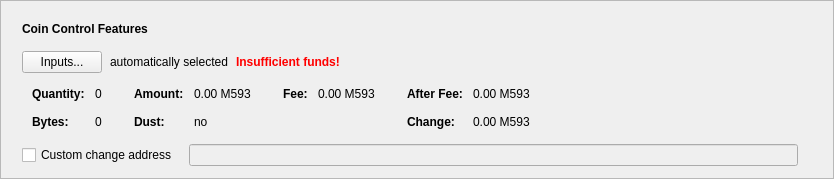
      <widget class="QFrame" name="frameCoinControl">
       <property name="sizePolicy">
        <sizepolicy hsizetype="Expanding" vsizetype="Fixed">
         <horstretch>0</horstretch>
         <verstretch>0</verstretch>
        </sizepolicy>
       </property>
       <property name="frameShape">
        <enum>QFrame::StyledPanel</enum>
       </property>
       <property name="frameShadow">
        <enum>QFrame::Raised</enum>
       </property>
       <layout class="QVBoxLayout" name="verticalLayout_2">
        <item>
         <layout class="QVBoxLayout" name="verticalLayoutCoinControl" stretch="0,0,0,0,0">
          <property name="spacing">
           <number>0</number>
          </property>
          <property name="sizeConstraint">
           <enum>QLayout::SetDefaultConstraint</enum>
          </property>
          <property name="leftMargin">
           <number>10</number>
          </property>
          <property name="topMargin">
           <number>10</number>
          </property>
          <item>
           <layout class="QHBoxLayout" name="horizontalLayoutCoinControl1">
            <property name="bottomMargin">
             <number>15</number>
            </property>
            <item>
             <widget class="QLabel" name="labelCoinControlFeatures">
              <property name="sizePolicy">
               <sizepolicy hsizetype="Preferred" vsizetype="Maximum">
                <horstretch>0</horstretch>
                <verstretch>0</verstretch>
               </sizepolicy>
              </property>
              <property name="font">
               <font>
                <weight>75</weight>
                <bold>true</bold>
               </font>
              </property>
              <property name="styleSheet">
               <string notr="true">font-weight:bold;</string>
              </property>
              <property name="text">
               <string>Coin Control Features</string>
              </property>
             </widget>
            </item>
           </layout>
          </item>
          <item>
           <layout class="QHBoxLayout" name="horizontalLayoutCoinControl2" stretch="0,0,0,0">
            <property name="spacing">
             <number>8</number>
            </property>
            <property name="bottomMargin">
             <number>10</number>
            </property>
            <item>
             <widget class="QPushButton" name="pushButtonCoinControl">
              <property name="styleSheet">
               <string notr="true"/>
              </property>
              <property name="text">
               <string>Inputs...</string>
              </property>
              <property name="autoDefault">
               <bool>false</bool>
              </property>
             </widget>
            </item>
            <item>
             <widget class="QLabel" name="labelCoinControlAutomaticallySelected">
              <property name="text">
               <string>automatically selected</string>
              </property>
              <property name="margin">
               <number>5</number>
              </property>
             </widget>
            </item>
            <item>
             <widget class="QLabel" name="labelCoinControlInsuffFunds">
              <property name="font">
               <font>
                <weight>75</weight>
                <bold>true</bold>
               </font>
              </property>
              <property name="styleSheet">
               <string notr="true">color:red;font-weight:bold;</string>
              </property>
              <property name="text">
               <string>Insufficient funds!</string>
              </property>
              <property name="margin">
               <number>5</number>
              </property>
             </widget>
            </item>
            <item>
             <spacer name="horizontalSpacerCoinControl">
              <property name="orientation">
               <enum>Qt::Horizontal</enum>
              </property>
              <property name="sizeHint" stdset="0">
               <size>
                <width>40</width>
                <height>1</height>
               </size>
              </property>
             </spacer>
            </item>
           </layout>
          </item>
          <item>
           <widget class="QWidget" name="widgetCoinControl" native="true">
            <property name="sizePolicy">
             <sizepolicy hsizetype="Preferred" vsizetype="Preferred">
              <horstretch>0</horstretch>
              <verstretch>0</verstretch>
             </sizepolicy>
            </property>
            <property name="minimumSize">
             <size>
              <width>0</width>
              <height>0</height>
             </size>
            </property>
            <property name="styleSheet">
             <string notr="true"/>
            </property>
            <layout class="QHBoxLayout" name="horizontalLayoutCoinControl5">
             <property name="leftMargin">
              <number>0</number>
             </property>
             <property name="topMargin">
              <number>0</number>
             </property>
             <property name="rightMargin">
              <number>0</number>
             </property>
             <property name="bottomMargin">
              <number>0</number>
             </property>
             <item>
              <layout class="QHBoxLayout" name="horizontalLayoutCoinControl3" stretch="0,0,0,1">
               <property name="spacing">
                <number>20</number>
               </property>
               <property name="topMargin">
                <number>0</number>
               </property>
               <property name="bottomMargin">
                <number>10</number>
               </property>
               <item>
                <layout class="QFormLayout" name="formLayoutCoinControl1">
                 <property name="horizontalSpacing">
                  <number>10</number>
                 </property>
                 <property name="verticalSpacing">
                  <number>14</number>
                 </property>
                 <property name="leftMargin">
                  <number>10</number>
                 </property>
                 <property name="topMargin">
                  <number>4</number>
                 </property>
                 <property name="rightMargin">
                  <number>6</number>
                 </property>
                 <item row="0" column="0">
                  <widget class="QLabel" name="labelCoinControlQuantityText">
                   <property name="font">
                    <font>
                     <weight>75</weight>
                     <bold>true</bold>
                    </font>
                   </property>
                   <property name="text">
                    <string>Quantity:</string>
                   </property>
                   <property name="margin">
                    <number>0</number>
                   </property>
                  </widget>
                 </item>
                 <item row="0" column="1">
                  <widget class="QLabel" name="labelCoinControlQuantity">
                   <property name="cursor">
                    <cursorShape>IBeamCursor</cursorShape>
                   </property>
                   <property name="contextMenuPolicy">
                    <enum>Qt::ActionsContextMenu</enum>
                   </property>
                   <property name="text">
                    <string notr="true">0</string>
                   </property>
                   <property name="margin">
                    <number>0</number>
                   </property>
                   <property name="textInteractionFlags">
                    <set>Qt::LinksAccessibleByMouse|Qt::TextSelectableByKeyboard|Qt::TextSelectableByMouse</set>
                   </property>
                  </widget>
                 </item>
                 <item row="1" column="0">
                  <widget class="QLabel" name="labelCoinControlBytesText">
                   <property name="font">
                    <font>
                     <weight>75</weight>
                     <bold>true</bold>
                    </font>
                   </property>
                   <property name="text">
                    <string>Bytes:</string>
                   </property>
                  </widget>
                 </item>
                 <item row="1" column="1">
                  <widget class="QLabel" name="labelCoinControlBytes">
                   <property name="cursor">
                    <cursorShape>IBeamCursor</cursorShape>
                   </property>
                   <property name="contextMenuPolicy">
                    <enum>Qt::ActionsContextMenu</enum>
                   </property>
                   <property name="text">
                    <string notr="true">0</string>
                   </property>
                   <property name="textInteractionFlags">
                    <set>Qt::LinksAccessibleByMouse|Qt::TextSelectableByKeyboard|Qt::TextSelectableByMouse</set>
                   </property>
                  </widget>
                 </item>
                </layout>
               </item>
               <item>
                <layout class="QFormLayout" name="formLayoutCoinControl2">
                 <property name="horizontalSpacing">
                  <number>10</number>
                 </property>
                 <property name="verticalSpacing">
                  <number>14</number>
                 </property>
                 <property name="leftMargin">
                  <number>6</number>
                 </property>
                 <property name="topMargin">
                  <number>4</number>
                 </property>
                 <property name="rightMargin">
                  <number>6</number>
                 </property>
                 <item row="0" column="0">
                  <widget class="QLabel" name="labelCoinControlAmountText">
                   <property name="font">
                    <font>
                     <weight>75</weight>
                     <bold>true</bold>
                    </font>
                   </property>
                   <property name="text">
                    <string>Amount:</string>
                   </property>
                   <property name="margin">
                    <number>0</number>
                   </property>
                  </widget>
                 </item>
                 <item row="0" column="1">
                  <widget class="QLabel" name="labelCoinControlAmount">
                   <property name="cursor">
                    <cursorShape>IBeamCursor</cursorShape>
                   </property>
                   <property name="contextMenuPolicy">
                    <enum>Qt::ActionsContextMenu</enum>
                   </property>
                   <property name="text">
                    <string notr="true">0.00 M593</string>
                   </property>
                   <property name="textInteractionFlags">
                    <set>Qt::LinksAccessibleByMouse|Qt::TextSelectableByKeyboard|Qt::TextSelectableByMouse</set>
                   </property>
                  </widget>
                 </item>
                 <item row="1" column="0">
                  <widget class="QLabel" name="labelCoinControlLowOutputText">
                   <property name="font">
                    <font>
                     <weight>75</weight>
                     <bold>true</bold>
                    </font>
                   </property>
                   <property name="text">
                    <string>Dust:</string>
                   </property>
                  </widget>
                 </item>
                 <item row="1" column="1">
                  <widget class="QLabel" name="labelCoinControlLowOutput">
                   <property name="cursor">
                    <cursorShape>IBeamCursor</cursorShape>
                   </property>
                   <property name="contextMenuPolicy">
                    <enum>Qt::ActionsContextMenu</enum>
                   </property>
                   <property name="text">
                    <string notr="true">no</string>
                   </property>
                   <property name="textInteractionFlags">
                    <set>Qt::LinksAccessibleByMouse|Qt::TextSelectableByKeyboard|Qt::TextSelectableByMouse</set>
                   </property>
                  </widget>
                 </item>
                </layout>
               </item>
               <item>
                <layout class="QFormLayout" name="formLayoutCoinControl3">
                 <property name="horizontalSpacing">
                  <number>10</number>
                 </property>
                 <property name="verticalSpacing">
                  <number>14</number>
                 </property>
                 <property name="leftMargin">
                  <number>6</number>
                 </property>
                 <property name="topMargin">
                  <number>4</number>
                 </property>
                 <property name="rightMargin">
                  <number>6</number>
                 </property>
                 <item row="0" column="0">
                  <widget class="QLabel" name="labelCoinControlFeeText">
                   <property name="font">
                    <font>
                     <weight>75</weight>
                     <bold>true</bold>
                    </font>
                   </property>
                   <property name="text">
                    <string>Fee:</string>
                   </property>
                   <property name="margin">
                    <number>0</number>
                   </property>
                  </widget>
                 </item>
                 <item row="0" column="1">
                  <widget class="QLabel" name="labelCoinControlFee">
                   <property name="cursor">
                    <cursorShape>IBeamCursor</cursorShape>
                   </property>
                   <property name="contextMenuPolicy">
                    <enum>Qt::ActionsContextMenu</enum>
                   </property>
                   <property name="text">
                    <string notr="true">0.00 M593</string>
                   </property>
                   <property name="textInteractionFlags">
                    <set>Qt::LinksAccessibleByMouse|Qt::TextSelectableByKeyboard|Qt::TextSelectableByMouse</set>
                   </property>
                  </widget>
                 </item>
                </layout>
               </item>
               <item>
                <layout class="QFormLayout" name="formLayoutCoinControl4">
                 <property name="horizontalSpacing">
                  <number>10</number>
                 </property>
                 <property name="verticalSpacing">
                  <number>14</number>
                 </property>
                 <property name="leftMargin">
                  <number>6</number>
                 </property>
                 <property name="topMargin">
                  <number>4</number>
                 </property>
                 <property name="rightMargin">
                  <number>6</number>
                 </property>
                 <item row="0" column="0">
                  <widget class="QLabel" name="labelCoinControlAfterFeeText">
                   <property name="font">
                    <font>
                     <weight>75</weight>
                     <bold>true</bold>
                    </font>
                   </property>
                   <property name="text">
                    <string>After Fee:</string>
                   </property>
                   <property name="margin">
                    <number>0</number>
                   </property>
                  </widget>
                 </item>
                 <item row="0" column="1">
                  <widget class="QLabel" name="labelCoinControlAfterFee">
                   <property name="cursor">
                    <cursorShape>IBeamCursor</cursorShape>
                   </property>
                   <property name="contextMenuPolicy">
                    <enum>Qt::ActionsContextMenu</enum>
                   </property>
                   <property name="text">
                    <string notr="true">0.00 M593</string>
                   </property>
                   <property name="textInteractionFlags">
                    <set>Qt::LinksAccessibleByMouse|Qt::TextSelectableByKeyboard|Qt::TextSelectableByMouse</set>
                   </property>
                  </widget>
                 </item>
                 <item row="1" column="0">
                  <widget class="QLabel" name="labelCoinControlChangeText">
                   <property name="font">
                    <font>
                     <weight>75</weight>
                     <bold>true</bold>
                    </font>
                   </property>
                   <property name="text">
                    <string>Change:</string>
                   </property>
                  </widget>
                 </item>
                 <item row="1" column="1">
                  <widget class="QLabel" name="labelCoinControlChange">
                   <property name="cursor">
                    <cursorShape>IBeamCursor</cursorShape>
                   </property>
                   <property name="contextMenuPolicy">
                    <enum>Qt::ActionsContextMenu</enum>
                   </property>
                   <property name="text">
                    <string notr="true">0.00 M593</string>
                   </property>
                   <property name="textInteractionFlags">
                    <set>Qt::LinksAccessibleByMouse|Qt::TextSelectableByKeyboard|Qt::TextSelectableByMouse</set>
                   </property>
                  </widget>
                 </item>
                </layout>
               </item>
              </layout>
             </item>
            </layout>
           </widget>
          </item>
          <item>
           <layout class="QHBoxLayout" name="horizontalLayoutCoinControl4" stretch="0,0,0">
            <property name="spacing">
             <number>12</number>
            </property>
            <property name="sizeConstraint">
             <enum>QLayout::SetDefaultConstraint</enum>
            </property>
            <property name="topMargin">
             <number>5</number>
            </property>
            <property name="rightMargin">
             <number>5</number>
            </property>
            <item>
             <widget class="QCheckBox" name="checkBoxCoinControlChange">
              <property name="toolTip">
               <string>If this is activated, but the change address is empty or invalid, change will be sent to a newly generated address.</string>
              </property>
              <property name="text">
               <string>Custom change address</string>
              </property>
             </widget>
            </item>
            <item>
             <widget class="QValidatedLineEdit" name="lineEditCoinControlChange">
              <property name="enabled">
               <bool>false</bool>
              </property>
              <property name="sizePolicy">
               <sizepolicy hsizetype="Expanding" vsizetype="Fixed">
                <horstretch>0</horstretch>
                <verstretch>0</verstretch>
               </sizepolicy>
              </property>
             </widget>
            </item>
            <item>
             <widget class="QLabel" name="labelCoinControlChangeLabel">
              <property name="sizePolicy">
               <sizepolicy hsizetype="Preferred" vsizetype="Expanding">
                <horstretch>0</horstretch>
                <verstretch>0</verstretch>
               </sizepolicy>
              </property>
              <property name="minimumSize">
               <size>
                <width>0</width>
                <height>0</height>
               </size>
              </property>
              <property name="text">
               <string/>
              </property>
              <property name="margin">
               <number>3</number>
              </property>
             </widget>
            </item>
           </layout>
          </item>
          <item>
           <spacer name="verticalSpacerCoinControl">
            <property name="orientation">
             <enum>Qt::Vertical</enum>
            </property>
            <property name="sizeType">
             <enum>QSizePolicy::Expanding</enum>
            </property>
            <property name="sizeHint" stdset="0">
             <size>
              <width>800</width>
              <height>1</height>
             </size>
            </property>
           </spacer>
          </item>
         </layout>
        </item>
       </layout>
      </widget>
